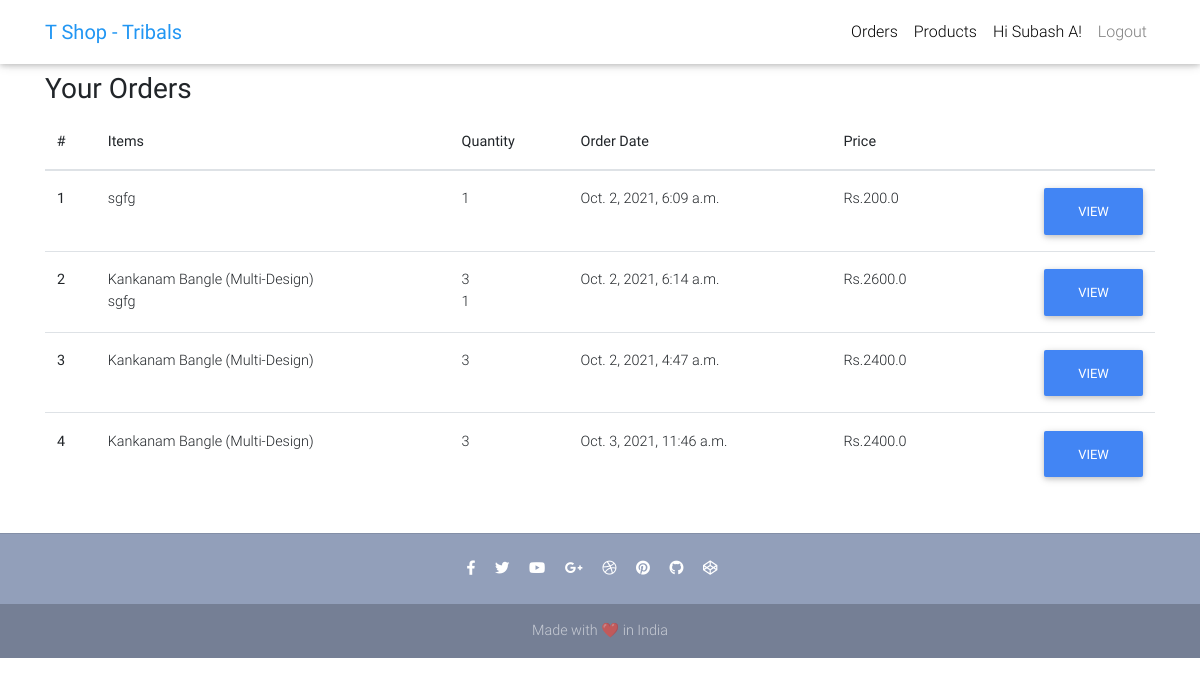
The page /tribal-orders/ (signed in) on the database its author committed.
### core/models.py (models this page shows, shortened)
class Order(models.Model) :
    user = models.ForeignKey(settings.AUTH_USER_MODEL, on_delete=models.CASCADE)
    items = models.ManyToManyField(OrderItem)
    start_date = models.DateTimeField(auto_now_add=True)
    ordered_date = models.DateTimeField()
    ordered = models.BooleanField(default=False)
    checkout_address = models.ForeignKey(
        'CheckoutAddress', on_delete=models.SET_NULL, blank=True, null=True)
    def __str__(self):
        return self.user.username
    def get_total_price(self):
        total = 0
        for order_item in self.items.all():
            total += order_item.get_final_price()
        return total

class OrderItem(models.Model) :
    user = models.ForeignKey(settings.AUTH_USER_MODEL,
                             on_delete=models.CASCADE)
    ordered = models.BooleanField(default=False)
    item = models.ForeignKey(Item, on_delete=models.CASCADE)
    quantity = models.IntegerField(default=1)
    def get_discount_item_price(self):
        return self.quantity * self.item.discount_price
    def get_final_price(self):
        if self.item.discount_price:
            return self.get_discount_item_price()
        return self.get_total_item_price()

class Item(models.Model) :
    item_name = models.CharField(max_length=100)
    price = models.FloatField()
    discount_price = models.FloatField(blank=True, null=True)
    category = models.CharField(choices=CATEGORY, max_length=2)
    label = models.CharField(choices=LABEL, max_length=2)
    description = models.TextField()
    photo=models.ImageField(upload_to='job/photos/',blank=True,null=True)
    seller = models.ForeignKey(settings.AUTH_USER_MODEL,
                             on_delete=models.CASCADE,null=True)
    sellercom=models.CharField(max_length=100,blank=True,null=True)
    def __str__(self):
        return self.item_name

### core/views.py (the view)
# urls.py: path('tribal-orders/',views.t_orders,name='t_orders'),
@login_required
def t_orders(request) :
    items = OrderItem.objects.filter(
        item__seller=request.user
    )
    orders=Order.objects.filter(
        items__item__seller=request.user
    ).distinct()
    print(orders[1])
    return render(request, 't_orders.html',{
        'order':orders
    })

### core/templates/t_orders.html
{% extends 't_base.html' %}
{% block content %}
<main>
    <div class= "container">
        <div class="table-responsive text-nowrap">
    <h3>
        <strong>Your Orders</strong>
    </h3>
    <table class="table">
        <thead>
        <tr>
            <th scope="col">#</th>
            <th scope="col">Items</th>
            <th scope="col">Quantity</th>
            <th scope="col">Order Date</th>
            <th scope="col">Price</th>
            <th scope="col"></th>
        </tr>
        </thead>
        <tbody>
            {% for order_item in order%}
            <tr>
                <th scope="row">{{ forloop.counter }}</th>
                        <td>{% for items in order_item.items.all%}
                         <span style="width:100%">{{items.item}}</span> <br>
                        {%endfor%}</td>
                        <td>{% for items in order_item.items.all%}
                        <span style="width:100%">{{items.quantity}}</span><br>
                        {%endfor%}</td>
                <td>{{ order_item.ordered_date }}</td>
                <td>Rs.{{ order_item.get_total_price }}</td>
                <td><a href="{% url 'core:t_order_val' order_item.pk %}" class="btn btn-primary float-right">View</a></td>
            </tr>
        {% empty %}
        <tr>
            <td colspan="5">No Orders till now</td>
        </tr>
        {% endfor %}
        </tbody>
    </table>
        </div>
    </div>
</main>
{% endblock content %}

### core/templates/t_base.html (shortened to what this page needs)
{% load static %}
{% load cart_template_tags %}
<!DOCTYPE html>
<html lang="en">
<head>
  <link rel="stylesheet" href="https://use.fontawesome.com/releases/v5.11.2/css/all.css">
  <link href="{% static 'css/bootstrap.min.css' %}" rel="stylesheet">
  <link href="{% static 'css/mdb.min.css' %}" rel="stylesheet">
  <link href=" {% static 'css/style.min.css' %}" rel="stylesheet">
</head>
<body>
  <nav class="navbar fixed-top navbar-expand-lg navbar-light white scrolling-navbar">
    <div class="container">
      <a class="navbar-brand waves-effect" href="{%url 'core:t_home'%}">
        <strong class="blue-text">T Shop - Tribals</strong>
      </a>
      <div class="collapse navbar-collapse" id="navbarSupportedContent">
        <ul class="navbar-nav nav-flex-icons">
            {% if user.is_authenticated %}
            <li class="nav-item">
                <a class="nav-link waves-effect" href="{%url 'core:t_orders'%}">
                <span class="clearfix d-none d-sm-inline-block"> Orders </span>
                </a>
            </li>
            <li class="nav-item">
                <a class="nav-link waves-effect" href="{% url 'core:products'%}">
                <span class="clearfix d-none d-sm-inline-block"> Products </span>
                </a>
            </li>
            <li class="nav-item">
                 <a href="{% url 'core:t_profile'%}" class="nav-link waves-effect">
                Hi {{ user.get_full_name|title }}!
                </a>
            </li>
                <a class="nav-link waves-effect" href="{% url 'logout' %}"> Logout</a>
            {% else %}
             </li class="nav-item">
                <a class="nav-link waves-effect" href="/sign-in/"> Login</a>
            </li>
            {% endif %}
        </ul>
      </div>
    </div>
  </nav>
  <div class="mt-5 pt-4">
    </div>
    {% block content %}
    {% endblock content %}
    {% include "footer.html" %}
</body>
</html>

### core/templates/t_base.html (style rules this page uses)
html, body, header, .carousel { height: 60vh; }

### rows shown on the page
Order: ordered_date "Oct. 2, 2021, 6:09 a.m.", get_total_price "200.0"
OrderItem: item "sgfg", quantity "1"
Order: ordered_date "Oct. 2, 2021, 6:14 a.m.", get_total_price "2600.0"
OrderItem: item "Kankanam Bangle (Multi-Design)", quantity "3"
Order: ordered_date "Oct. 2, 2021, 4:47 a.m.", get_total_price "2400.0"
Order: ordered_date "Oct. 3, 2021, 11:46 a.m.", get_total_price "2400.0"

### other values the page prints
{{ user.get_full_name|title }} "Subash A"
